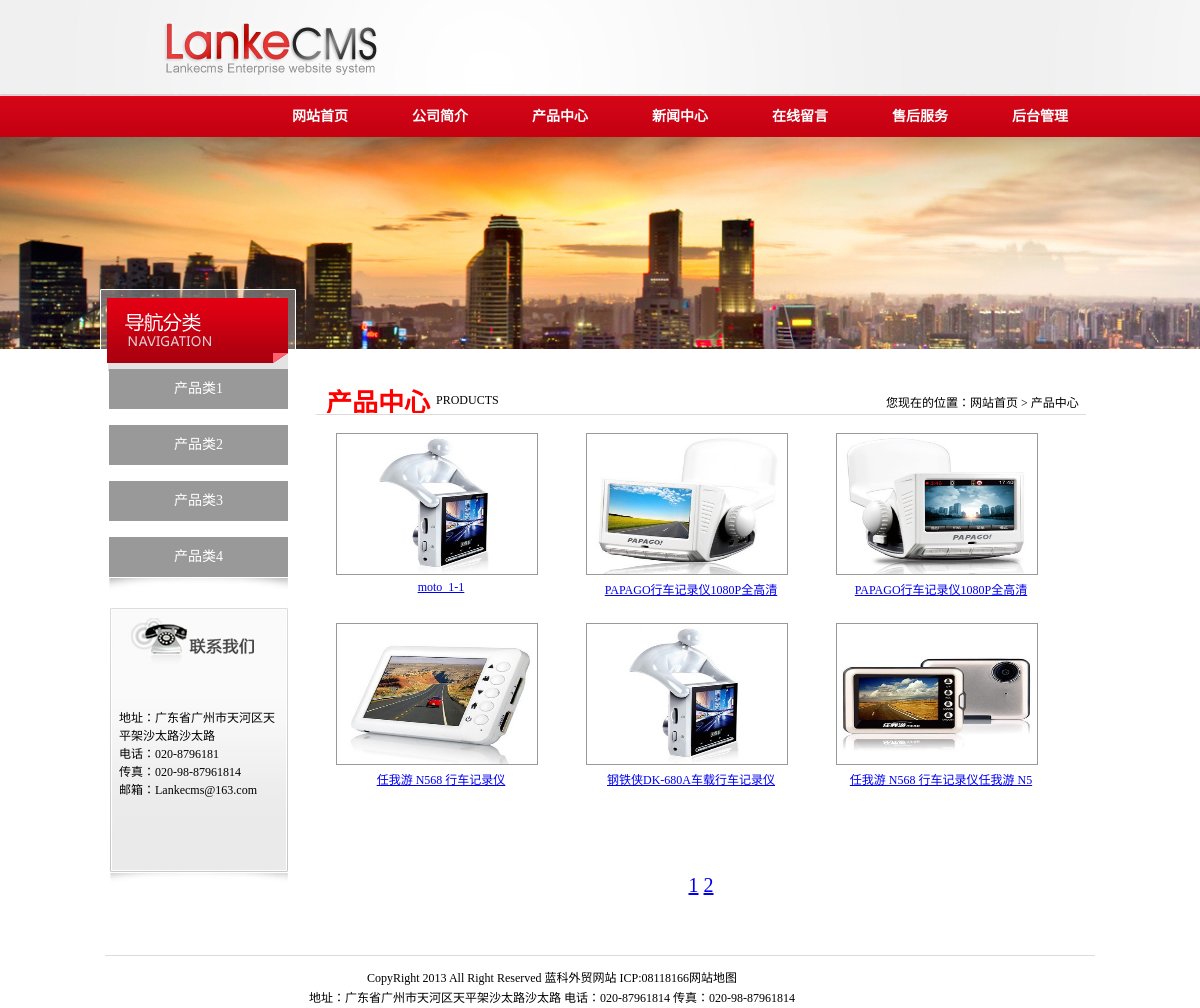
The page /product.php on the database its author committed.
### tables this page shows
CREATE TABLE `product` (
  `productID` int(11) NOT NULL AUTO_INCREMENT,
  `serialNumber` varchar(20) NOT NULL,
  `name` varchar(20) NOT NULL,
  `brand` varchar(20) DEFAULT NULL,
  `model` varchar(20) DEFAULT NULL,
  `price` decimal(10,0) DEFAULT NULL,
  `prcture` varchar(20) DEFAULT NULL,
  `description` varchar(800) DEFAULT NULL,
  PRIMARY KEY (`productID`)
);

### product.php (the view, shortened to what this page needs)
<!DOCTYPE html PUBLIC "-//W3C//DTD XHTML 1.0 Transitional//EN" "http://www.w3.org/TR/xhtml1/DTD/xhtml1-transitional.dtd">
<html xmlns="http://www.w3.org/1999/xhtml">
<head>
<link rel="stylesheet" type="text/css" href="css.css"/>
</head>
<body>
<form action="product _son.php" method="post">
 <div id="one"></div>
 <div id="big_two">
    <div id="left">
      <div id="left_bg1">
         <p><a href="#">产品类1</a><br/><a href="#">产品类2</a><br/><a href="#">产品类3</a><br/><a href="#">产品类4</a></p>
      </div>
      <div id="contact_bg1">
       <p>地址：广东省广州市天河区天<br/>
          平架沙太路沙太路<br/>
          电话：020-8796181<br/>
          传真：020-98-87961814<br/>
          邮箱：Lankecms@163.com</p>
      </div>
    </div>
   <?
	  $sql="select productID,prcture,name from product order by productID desc";
	  $result=mysql_query($sql);
	  $num=mysql_num_rows($result);
	 $pagecout=ceil($num/6);
	 if(empty($_GET['page'])==true){
		 $page=1;
		 }else{
		  $page=$_GET['page'];
		}
	 $a=($page-1)*6;
	 $sqlpage=$sql." limit $a,6";
	 $resultpage=mysql_query($sqlpage);
	 $n=mysql_num_rows($resultpage);
	 ?>
    <div id="right">
    <div id="right_one">
      <div id="div_1"><h2 style="color:#F00; font:bold 26px 宋体;">产品中心</h2></div>
      <div style="width:50px; height:20px; float:left; margin-top:44px;">PRODUCTS</div>
      <div id="div_2">您现在的位置：网站首页 > 产品中心</div>
      <img src="images/path_line.gif" style="margin:0 auto; width:770px; height:2px;"/>
    </div>
    <div id="right1_two">
	 <?
		for($a=1;$a<=$n;$a++){
			$row=mysql_fetch_array($resultpage);
	 ?>
     <div id="right_pro"><a href="product_son.php?id=<?=$row['productID']?>"><img src="images/<?=$row["prcture"]?>"/><br/><li><?=$row["name"]?></li></a></div>
    <?
	 }
	?>
    </div>
     <div id="page">
   	<?
         for($i=1;$i<=$pagecout;$i++){
			  echo "<a href='product.php?page=$i'>$i</a>"."     ";
			 }
	   ?>
   </div>
 </div>
 </form>
</body>
 </html>

### css.css (style rules this page uses)
* { margin:0;padding:0; }
body { width:auto; height:0 auto; font:12px 宋体; }
#top { background:url(images/bg.jpg); }
#top img { margin-left:150px; }
#nav_bg { background:url(images/nav_bg.png); height:43px; }
#nav_bg ul { margin-left:140px; }
#nav_bg ul li { font:bold 14px/28px 宋体; height:45px; float:left; width:120px; color:#FFF; list-style:none; line-height:45px; }
#nav_bg li a { color:#FFF; display:block; text-align:center; list-style:none; height:45px; }
#nav_bg a:link { list-style:none; color:#FFF; text-decoration:none; }
#foot_son { width:990px; height:70px; margin:0 auto; }
#foot_son img { width:990px; height:2px; margin-top:5px; }
#one { background:url(images/01.jpg); width:100%; height:212px; }
#big_two { width:1000px; height:620px; margin:0 auto; }
#left { width:196px; height:470px; float:left; }
#right { width:770px; height:600px; float:left; margin-left:20px; }
#right_one { width:770px; height:60px; }
#div_1 { width:110px; height:30px; float:left; margin-top:33px; margin-left:10px; }
#div_2 { width:200px; height:20px; float:left; margin-left:570px; margin-top:-20px; }
#left_bg1 { background:url(images/left_bg.png) no-repeat; width:196px; height:176px; float:left; margin-top:-60px; }
#left_bg1 p { margin-top:80px; margin-left:9px; font:14px 宋体; width:179px; height:40px; }
#left_bg1 a { margin-left:0px; font:14px 宋体; display:block; background-color:#999; text-align:center; line-height:40px; text-decoration:none; color:#fff; }
#contact_bg1 { background:url(images/contact_bg.jpg) no-repeat; width:179px; height:314px; float:left; margin-left:9px; margin-top:113px; }
#contact_bg1 p { margin-top:130px; margin-left:10px; }
#right1_two { width:770px; height:450px; float:left; margin-top:10px; }
#right_pro { width:230px; height:170px; margin:10px; float:left; }
#right_pro img { width:200px; height:140px; border:#999 solid 1px; margin-left:10px; }
#right_pro li { list-style:none; text-align:center; margin-top:5px; }
#page { width:770px; height:30px; float:left; text-align:center; font:20px/25px 宋体; }

### rows shown on the page
product: prcture (picture), name "moto_1-1"
product: prcture (picture), name "PAPAGO行车记录仪1080P全高清"
product: prcture (picture), name "PAPAGO行车记录仪1080P全高清"
product: prcture (picture), name "任我游 N568 行车记录仪"
product: prcture (picture), name "钢铁侠DK-680A车载行车记录仪"
product: prcture (picture), name "任我游 N568 行车记录仪任我游 N5"
